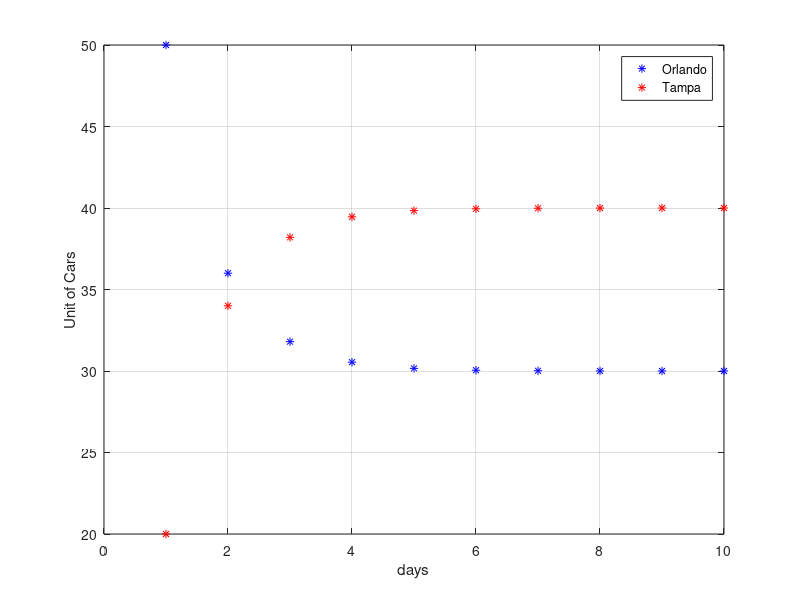

Source code (MATLAB):
clc; clear all; close all;
n=10;
O(1)=50;
T(1)=20;
for i=1:(n-1)
    O(i+1)=0.6*O(i)+0.3*T(i);
    T(i+1)=0.4*O(i)+0.7*T(i);
end
figure(1)
plot(1:n,O,'b*');
hold on;
plot(1:n,T,'r*');
hold off;
grid on;
legend('Orlando', 'Tampa');
xlabel('days');
ylabel('Unit of Cars');